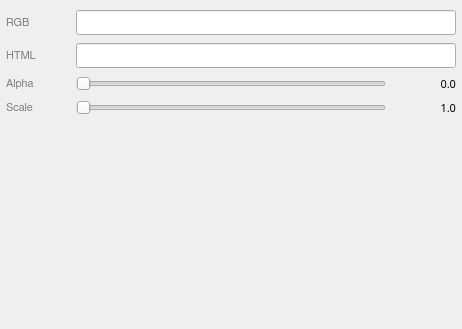
<?xml version="1.0" encoding="UTF-8"?>
<ui version="4.0">
 <class>colorWidget</class>
 <widget class="QWidget" name="colorWidget">
  <property name="geometry">
   <rect>
    <x>0</x>
    <y>0</y>
    <width>462</width>
    <height>329</height>
   </rect>
  </property>
  <property name="font">
   <font>
    <family>FontAwesome</family>
   </font>
  </property>
  <property name="windowTitle">
   <string>Form</string>
  </property>
  <layout class="QGridLayout" name="gridLayout">
   <property name="leftMargin">
    <number>0</number>
   </property>
   <property name="topMargin">
    <number>0</number>
   </property>
   <property name="rightMargin">
    <number>0</number>
   </property>
   <property name="bottomMargin">
    <number>0</number>
   </property>
   <item row="0" column="0">
    <widget class="QWidget" name="widget" native="true">
     <layout class="QHBoxLayout" name="horizontalLayout">
      <property name="leftMargin">
       <number>6</number>
      </property>
      <property name="topMargin">
       <number>6</number>
      </property>
      <property name="rightMargin">
       <number>6</number>
      </property>
      <property name="bottomMargin">
       <number>6</number>
      </property>
      <item>
       <widget class="QWidget" name="widget_4" native="true">
        <layout class="QFormLayout" name="formLayout">
         <property name="verticalSpacing">
          <number>0</number>
         </property>
         <property name="leftMargin">
          <number>0</number>
         </property>
         <property name="topMargin">
          <number>0</number>
         </property>
         <property name="rightMargin">
          <number>0</number>
         </property>
         <property name="bottomMargin">
          <number>0</number>
         </property>
         <item row="0" column="0">
          <widget class="QLabel" name="rgbLabel">
           <property name="minimumSize">
            <size>
             <width>64</width>
             <height>24</height>
            </size>
           </property>
           <property name="maximumSize">
            <size>
             <width>64</width>
             <height>16777215</height>
            </size>
           </property>
           <property name="font">
            <font>
             <family>FreeSans</family>
             <pointsize>8</pointsize>
             <weight>50</weight>
             <bold>false</bold>
            </font>
           </property>
           <property name="styleSheet">
            <string notr="true">color: grey</string>
           </property>
           <property name="text">
            <string>RGB</string>
           </property>
           <property name="alignment">
            <set>Qt::AlignLeading|Qt::AlignLeft|Qt::AlignVCenter</set>
           </property>
           <property name="margin">
            <number>4</number>
           </property>
          </widget>
         </item>
         <item row="0" column="1">
          <widget class="QWidget" name="widget_2" native="true">
           <layout class="QHBoxLayout" name="horizontalLayout_4">
            <property name="leftMargin">
             <number>0</number>
            </property>
            <property name="topMargin">
             <number>4</number>
            </property>
            <property name="rightMargin">
             <number>0</number>
            </property>
            <property name="bottomMargin">
             <number>4</number>
            </property>
            <item>
             <widget class="QLineEdit" name="rgbValue">
              <property name="font">
               <font>
                <family>FontAwesome</family>
                <pointsize>9</pointsize>
               </font>
              </property>
              <property name="styleSheet">
               <string notr="true">padding: 2px</string>
              </property>
              <property name="readOnly">
               <bool>false</bool>
              </property>
             </widget>
            </item>
           </layout>
          </widget>
         </item>
         <item row="1" column="1">
          <widget class="QWidget" name="widget_5" native="true">
           <layout class="QHBoxLayout" name="horizontalLayout_5">
            <property name="leftMargin">
             <number>0</number>
            </property>
            <property name="topMargin">
             <number>4</number>
            </property>
            <property name="rightMargin">
             <number>0</number>
            </property>
            <property name="bottomMargin">
             <number>4</number>
            </property>
            <item>
             <widget class="QLineEdit" name="htmlValue">
              <property name="font">
               <font>
                <family>FontAwesome</family>
                <pointsize>9</pointsize>
               </font>
              </property>
              <property name="styleSheet">
               <string notr="true">padding: 2px</string>
              </property>
              <property name="readOnly">
               <bool>false</bool>
              </property>
             </widget>
            </item>
           </layout>
          </widget>
         </item>
         <item row="1" column="0">
          <widget class="QLabel" name="htmlLabel">
           <property name="minimumSize">
            <size>
             <width>64</width>
             <height>24</height>
            </size>
           </property>
           <property name="maximumSize">
            <size>
             <width>64</width>
             <height>16777215</height>
            </size>
           </property>
           <property name="font">
            <font>
             <family>FreeSans</family>
             <pointsize>8</pointsize>
             <weight>50</weight>
             <bold>false</bold>
            </font>
           </property>
           <property name="styleSheet">
            <string notr="true">color: grey</string>
           </property>
           <property name="text">
            <string>HTML</string>
           </property>
           <property name="alignment">
            <set>Qt::AlignLeading|Qt::AlignLeft|Qt::AlignVCenter</set>
           </property>
           <property name="margin">
            <number>4</number>
           </property>
          </widget>
         </item>
         <item row="2" column="0">
          <widget class="QLabel" name="alphaLabel">
           <property name="minimumSize">
            <size>
             <width>64</width>
             <height>24</height>
            </size>
           </property>
           <property name="maximumSize">
            <size>
             <width>64</width>
             <height>16777215</height>
            </size>
           </property>
           <property name="font">
            <font>
             <family>FreeSans</family>
             <pointsize>8</pointsize>
             <weight>50</weight>
             <bold>false</bold>
            </font>
           </property>
           <property name="styleSheet">
            <string notr="true">color: grey</string>
           </property>
           <property name="text">
            <string>Alpha</string>
           </property>
           <property name="alignment">
            <set>Qt::AlignLeading|Qt::AlignLeft|Qt::AlignVCenter</set>
           </property>
           <property name="margin">
            <number>4</number>
           </property>
          </widget>
         </item>
         <item row="2" column="1">
          <widget class="QWidget" name="alphaContainer" native="true">
           <property name="sizePolicy">
            <sizepolicy hsizetype="Expanding" vsizetype="Preferred">
             <horstretch>0</horstretch>
             <verstretch>0</verstretch>
            </sizepolicy>
           </property>
           <layout class="QHBoxLayout" name="horizontalLayout_2">
            <property name="leftMargin">
             <number>0</number>
            </property>
            <property name="topMargin">
             <number>0</number>
            </property>
            <property name="rightMargin">
             <number>0</number>
            </property>
            <property name="bottomMargin">
             <number>0</number>
            </property>
            <item>
             <widget class="QSlider" name="alphaValue">
              <property name="sizePolicy">
               <sizepolicy hsizetype="Expanding" vsizetype="Preferred">
                <horstretch>0</horstretch>
                <verstretch>0</verstretch>
               </sizepolicy>
              </property>
              <property name="orientation">
               <enum>Qt::Horizontal</enum>
              </property>
             </widget>
            </item>
            <item>
             <widget class="QLabel" name="alphaValueTxt">
              <property name="minimumSize">
               <size>
                <width>64</width>
                <height>0</height>
               </size>
              </property>
              <property name="font">
               <font>
                <family>FontAwesome</family>
                <pointsize>8</pointsize>
               </font>
              </property>
              <property name="text">
               <string>0.0</string>
              </property>
              <property name="alignment">
               <set>Qt::AlignRight|Qt::AlignTrailing|Qt::AlignVCenter</set>
              </property>
              <property name="margin">
               <number>4</number>
              </property>
             </widget>
            </item>
           </layout>
          </widget>
         </item>
         <item row="3" column="0">
          <widget class="QLabel" name="scaleLabel">
           <property name="minimumSize">
            <size>
             <width>64</width>
             <height>24</height>
            </size>
           </property>
           <property name="maximumSize">
            <size>
             <width>64</width>
             <height>16777215</height>
            </size>
           </property>
           <property name="font">
            <font>
             <family>FreeSans</family>
             <pointsize>8</pointsize>
             <weight>50</weight>
             <bold>false</bold>
            </font>
           </property>
           <property name="styleSheet">
            <string notr="true">color: grey</string>
           </property>
           <property name="text">
            <string>Scale</string>
           </property>
           <property name="alignment">
            <set>Qt::AlignLeading|Qt::AlignLeft|Qt::AlignVCenter</set>
           </property>
           <property name="margin">
            <number>4</number>
           </property>
          </widget>
         </item>
         <item row="3" column="1">
          <widget class="QWidget" name="widget_3" native="true">
           <property name="sizePolicy">
            <sizepolicy hsizetype="Expanding" vsizetype="Preferred">
             <horstretch>0</horstretch>
             <verstretch>0</verstretch>
            </sizepolicy>
           </property>
           <layout class="QHBoxLayout" name="horizontalLayout_3">
            <property name="leftMargin">
             <number>0</number>
            </property>
            <property name="topMargin">
             <number>0</number>
            </property>
            <property name="rightMargin">
             <number>0</number>
            </property>
            <property name="bottomMargin">
             <number>0</number>
            </property>
            <item>
             <widget class="QSlider" name="scaleValue">
              <property name="orientation">
               <enum>Qt::Horizontal</enum>
              </property>
             </widget>
            </item>
            <item>
             <widget class="QLabel" name="scaleValueTxt">
              <property name="minimumSize">
               <size>
                <width>64</width>
                <height>0</height>
               </size>
              </property>
              <property name="font">
               <font>
                <family>FontAwesome</family>
                <pointsize>8</pointsize>
               </font>
              </property>
              <property name="text">
               <string>1.0</string>
              </property>
              <property name="alignment">
               <set>Qt::AlignRight|Qt::AlignTrailing|Qt::AlignVCenter</set>
              </property>
              <property name="margin">
               <number>4</number>
              </property>
             </widget>
            </item>
           </layout>
          </widget>
         </item>
        </layout>
       </widget>
      </item>
     </layout>
    </widget>
   </item>
  </layout>
 </widget>
 <resources/>
 <connections>
  <connection>
   <sender>alphaValue</sender>
   <signal>valueChanged(int)</signal>
   <receiver>colorWidget</receiver>
   <slot>alphaChanged()</slot>
   <hints>
    <hint type="sourcelabel">
     <x>223</x>
     <y>59</y>
    </hint>
    <hint type="destinationlabel">
     <x>206</x>
     <y>407</y>
    </hint>
   </hints>
  </connection>
  <connection>
   <sender>scaleValue</sender>
   <signal>valueChanged(int)</signal>
   <receiver>colorWidget</receiver>
   <slot>scaleChanged()</slot>
   <hints>
    <hint type="sourcelabel">
     <x>175</x>
     <y>95</y>
    </hint>
    <hint type="destinationlabel">
     <x>215</x>
     <y>381</y>
    </hint>
   </hints>
  </connection>
  <connection>
   <sender>htmlValue</sender>
   <signal>editingFinished()</signal>
   <receiver>colorWidget</receiver>
   <slot>htmlChanged()</slot>
   <hints>
    <hint type="sourcelabel">
     <x>256</x>
     <y>123</y>
    </hint>
    <hint type="destinationlabel">
     <x>334</x>
     <y>377</y>
    </hint>
   </hints>
  </connection>
  <connection>
   <sender>rgbValue</sender>
   <signal>editingFinished()</signal>
   <receiver>colorWidget</receiver>
   <slot>rgbChanged()</slot>
   <hints>
    <hint type="sourcelabel">
     <x>128</x>
     <y>38</y>
    </hint>
    <hint type="destinationlabel">
     <x>105</x>
     <y>371</y>
    </hint>
   </hints>
  </connection>
 </connections>
 <slots>
  <slot>activateValue(QTreeWidgetItem*,QTreeWidgetItem*)</slot>
  <slot>valueUpdated()</slot>
  <slot>resetValue()</slot>
  <slot>maxUpdated()</slot>
  <slot>pickColor()</slot>
  <slot>alphaChanged()</slot>
  <slot>htmlChanged()</slot>
  <slot>scaleChanged()</slot>
  <slot>rgbChanged()</slot>
 </slots>
</ui>
